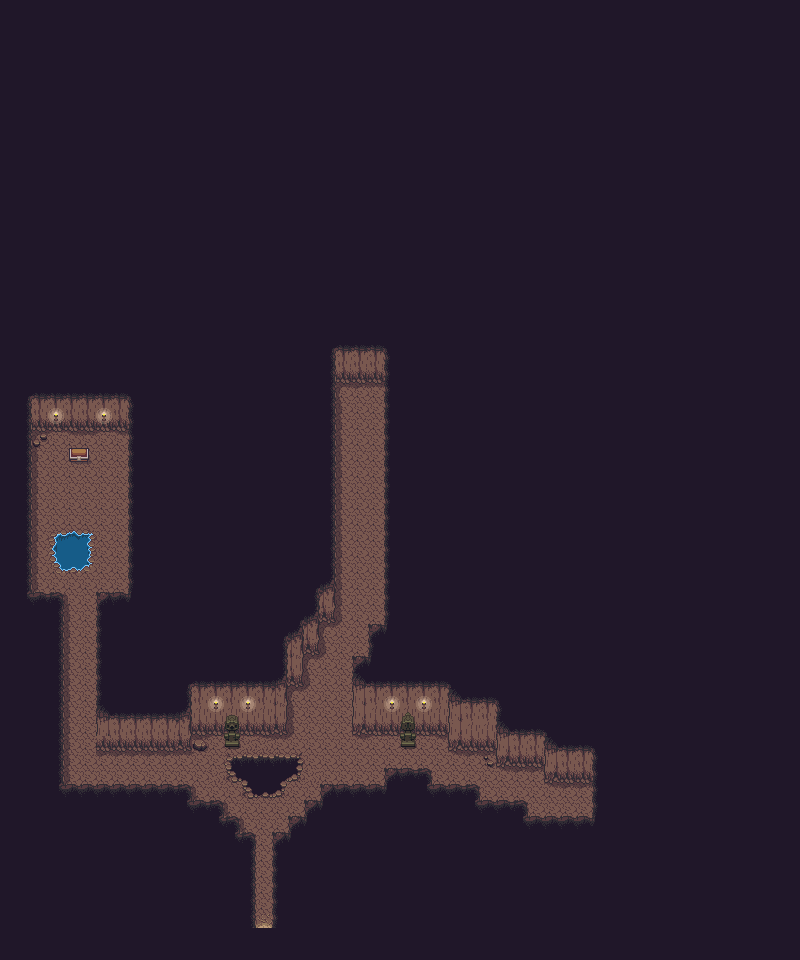

A level layout from a 2D game, rendered from its tile map. Below: a short description, then the map file with tile-grid data replaced by summaries:
An orthogonal 50x60 tile map with 16x16 px tiles, 4 tile layers (Tile Layer 1, Tile Layer 2, Tile Layer 3, Tile Layer 4), 3 tilesets and 207 objects (4x coin, 3x chicken_lost, 2x sandy_cove, wave_cave, monster1, ...).

<map version="1.4" tiledversion="1.4.3" orientation="orthogonal" renderorder="right-down" width="50" height="60" tilewidth="16" tileheight="16" infinite="0" nextlayerid="13" nextobjectid="233">
 <tileset firstgid="1" source="cave.tsx" />
 <tileset firstgid="1001" source="objects.tsx" />
 <tileset firstgid="1661" source="object_icons.tsx" />
 <layer id="1" name="Tile Layer 1" width="50" height="60">
  <data>[3000 cells, 3000 non-empty, 1 distinct tile ids]</data>
 </layer>
 <layer id="2" name="Tile Layer 2" width="50" height="60">
  <data>[3000 cells, 252 non-empty, 3 distinct tile ids]</data>
 </layer>
 <layer id="3" name="Tile Layer 3" width="50" height="60">
  <data>[3000 cells, 383 non-empty, 37 distinct tile ids]</data>
 </layer>
 <layer id="4" name="Tile Layer 4" width="50" height="60">
  <data>[3000 cells, 36 non-empty, 22 distinct tile ids]</data>
 </layer>
 <objectgroup id="5" name="blockers">
  <object id="1" gid="1931" x="240" y="928" width="16" height="16" />
  <object id="2" gid="1931" x="240" y="912" width="16" height="16" />
  <object id="3" gid="1931" x="240" y="896" width="16" height="16" />
  <object id="4" gid="1931" x="240" y="880" width="16" height="16" />
  <object id="5" gid="1931" x="240" y="864" width="16" height="16" />
  <object id="6" gid="1931" x="240" y="848" width="16" height="16" />
  <object id="7" gid="1931" x="224" y="832" width="16" height="16" />
  <object id="8" gid="1931" x="208" y="816" width="16" height="16" />
  <object id="9" gid="1931" x="192" y="816" width="16" height="16" />
  <object id="10" gid="1931" x="176" y="800" width="16" height="16" />
  <object id="11" gid="1931" x="160" y="800" width="16" height="16" />
  <object id="12" gid="1931" x="144" y="800" width="16" height="16" />
  <object id="13" gid="1931" x="128" y="800" width="16" height="16" />
  <object id="14" gid="1931" x="112" y="800" width="16" height="16" />
  <object id="15" gid="1931" x="96" y="800" width="16" height="16" />
  <object id="16" gid="1931" x="80" y="800" width="16" height="16" />
  <object id="17" gid="1931" x="64" y="800" width="16" height="16" />
  <object id="18" gid="1931" x="48" y="784" width="16" height="16" />
  <object id="19" gid="1931" x="48" y="768" width="16" height="16" />
  <object id="20" gid="1931" x="48" y="752" width="16" height="16" />
  <object id="21" gid="1931" x="48" y="736" width="16" height="16" />
  <object id="22" gid="1931" x="48" y="720" width="16" height="16" />
  <object id="23" gid="1931" x="48" y="704" width="16" height="16" />
  <object id="24" gid="1931" x="48" y="688" width="16" height="16" />
  <object id="25" gid="1931" x="48" y="672" width="16" height="16" />
  <object id="26" gid="1931" x="48" y="656" width="16" height="16" />
  <object id="27" gid="1931" x="48" y="640" width="16" height="16" />
  <object id="28" gid="1931" x="48" y="624" width="16" height="16" />
  <object id="29" gid="1931" x="48" y="608" width="16" height="16" />
  <object id="30" gid="1931" x="32" y="608" width="16" height="16" />
  <object id="31" gid="1931" x="16" y="592" width="16" height="16" />
  <object id="32" gid="1931" x="16" y="576" width="16" height="16" />
  <object id="33" gid="1931" x="16" y="560" width="16" height="16" />
  <object id="34" gid="1931" x="16" y="544" width="16" height="16" />
  <object id="35" gid="1931" x="16" y="528" width="16" height="16" />
  <object id="36" gid="1931" x="16" y="512" width="16" height="16" />
  <object id="37" gid="1931" x="16" y="496" width="16" height="16" />
  <object id="38" gid="1931" x="16" y="480" width="16" height="16" />
  <object id="39" gid="1931" x="16" y="464" width="16" height="16" />
  <object id="49" gid="1931" x="32" y="448" width="16" height="16" />
  <object id="50" gid="1931" x="48" y="432" width="16" height="16" />
  <object id="51" gid="1931" x="64" y="432" width="16" height="16" />
  <object id="52" gid="1931" x="80" y="432" width="16" height="16" />
  <object id="53" gid="1931" x="96" y="432" width="16" height="16" />
  <object id="54" gid="1931" x="112" y="432" width="16" height="16" />
  <object id="55" gid="1931" x="128" y="448" width="16" height="16" />
  <object id="56" gid="1931" x="128" y="464" width="16" height="16" />
  <object id="57" gid="1931" x="128" y="480" width="16" height="16" />
  <object id="58" gid="1931" x="128" y="496" width="16" height="16" />
  <object id="59" gid="1931" x="128" y="528" width="16" height="16" />
  <object id="60" gid="1931" x="128" y="512" width="16" height="16" />
  <object id="61" gid="1931" x="128" y="544" width="16" height="16" />
  <object id="62" gid="1931" x="128" y="560" width="16" height="16" />
  <object id="63" gid="1931" x="128" y="576" width="16" height="16" />
  <object id="64" gid="1931" x="128" y="592" width="16" height="16" />
  <object id="65" gid="1931" x="112" y="608" width="16" height="16" />
  <object id="66" gid="1931" x="96" y="608" width="16" height="16" />
  <object id="67" gid="1931" x="96" y="624" width="16" height="16" />
  <object id="68" gid="1931" x="96" y="640" width="16" height="16" />
  <object id="69" gid="1931" x="96" y="656" width="16" height="16" />
  <object id="70" gid="1931" x="96" y="672" width="16" height="16" />
  <object id="71" gid="1931" x="96" y="688" width="16" height="16" />
  <object id="72" gid="1931" x="96" y="704" width="16" height="16" />
  <object id="73" gid="1931" x="96" y="720" width="16" height="16" />
  <object id="74" gid="1931" x="96" y="736" width="16" height="16" />
  <object id="75" gid="1931" x="96" y="752" width="16" height="16" />
  <object id="76" gid="1931" x="112" y="752" width="16" height="16" />
  <object id="77" gid="1931" x="128" y="752" width="16" height="16" />
  <object id="78" gid="1931" x="144" y="752" width="16" height="16" />
  <object id="79" gid="1931" x="160" y="752" width="16" height="16" />
  <object id="80" gid="1931" x="176" y="752" width="16" height="16" />
  <object id="81" gid="1931" x="16" y="448" width="16" height="16" />
  <object id="82" gid="1931" x="32" y="432" width="16" height="16" />
  <object id="83" gid="1931" x="192" y="736" width="16" height="16" />
  <object id="84" gid="1931" x="192" y="752" width="16" height="16" />
  <object id="85" gid="1931" x="208" y="736" width="16" height="16" />
  <object id="86" gid="1931" x="224" y="752" width="16" height="16" />
  <object id="87" gid="1931" x="224" y="736" width="16" height="16" />
  <object id="88" gid="1931" x="240" y="736" width="16" height="16" />
  <object id="89" gid="1931" x="224" y="768" width="16" height="16" />
  <object id="90" gid="1931" x="224" y="784" width="16" height="16" />
  <object id="91" gid="1931" x="240" y="784" width="16" height="16" />
  <object id="92" gid="1931" x="240" y="800" width="16" height="16" />
  <object id="93" gid="1931" x="256" y="800" width="16" height="16" />
  <object id="94" gid="1931" x="272" y="800" width="16" height="16" />
  <object id="95" gid="1931" x="272" y="784" width="16" height="16" />
  <object id="96" gid="1931" x="288" y="784" width="16" height="16" />
  <object id="97" gid="1931" x="288" y="768" width="16" height="16" />
  <object id="98" gid="1931" x="272" y="768" width="16" height="16" />
  </objectgroup>
 <objectgroup id="6" name="portals">
  <!-- 1 objects omitted --></objectgroup>
 <objectgroup id="7" name="start_points">
  <!-- 1 objects omitted --></objectgroup>
 <objectgroup id="8" name="sprites">
  <!-- 3 objects omitted --></objectgroup>
 <objectgroup id="11" name="dialogues" />
 <objectgroup id="9" name="map_objects">
  <!-- 1 objects omitted --></objectgroup>
 <objectgroup id="10" name="map_items">
  <!-- 6 objects omitted --></objectgroup>
</map>
<!-- 118 of 207 objects omitted -->
